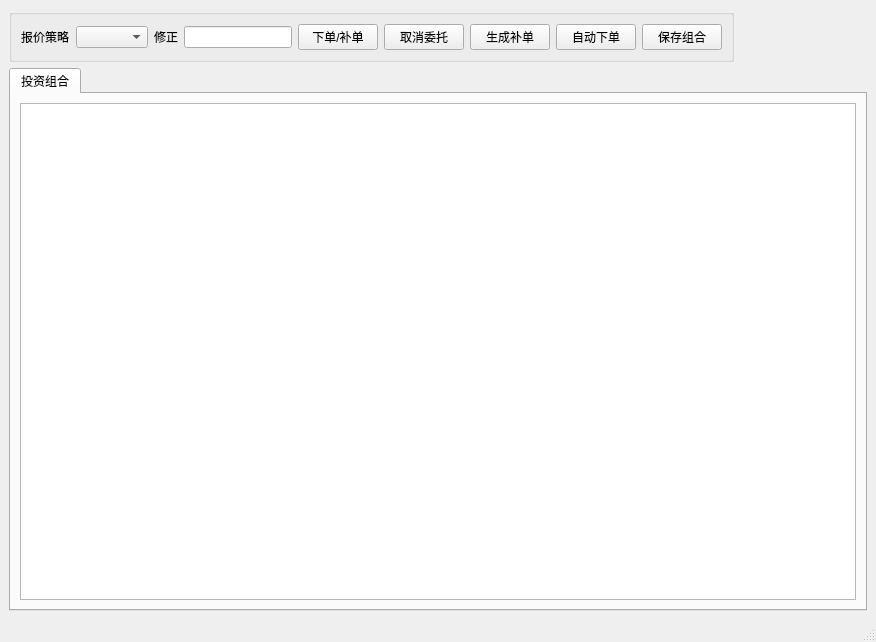
<?xml version="1.0" encoding="UTF-8"?>
<ui version="4.0">
 <class>MainWindow</class>
 <widget class="QMainWindow" name="MainWindow">
  <property name="geometry">
   <rect>
    <x>0</x>
    <y>0</y>
    <width>876</width>
    <height>642</height>
   </rect>
  </property>
  <property name="sizePolicy">
   <sizepolicy hsizetype="Maximum" vsizetype="Maximum">
    <horstretch>0</horstretch>
    <verstretch>0</verstretch>
   </sizepolicy>
  </property>
  <property name="windowTitle">
   <string>EasyTrader</string>
  </property>
  <widget class="QWidget" name="centralwidget">
   <layout class="QGridLayout" name="gridLayout_2">
    <item row="0" column="0">
     <widget class="QGroupBox" name="groupBox">
      <property name="sizePolicy">
       <sizepolicy hsizetype="Fixed" vsizetype="Fixed">
        <horstretch>0</horstretch>
        <verstretch>0</verstretch>
       </sizepolicy>
      </property>
      <property name="title">
       <string/>
      </property>
      <layout class="QGridLayout" name="gridLayout">
       <item row="0" column="0">
        <widget class="QLabel" name="label">
         <property name="text">
          <string>报价策略</string>
         </property>
        </widget>
       </item>
       <item row="0" column="1">
        <widget class="QComboBox" name="pricepolicylist"/>
       </item>
       <item row="0" column="2">
        <widget class="QLabel" name="label_2">
         <property name="text">
          <string>修正</string>
         </property>
        </widget>
       </item>
       <item row="0" column="3">
        <widget class="QLineEdit" name="pricefix">
         <property name="sizePolicy">
          <sizepolicy hsizetype="Minimum" vsizetype="Fixed">
           <horstretch>0</horstretch>
           <verstretch>0</verstretch>
          </sizepolicy>
         </property>
        </widget>
       </item>
       <item row="0" column="4">
        <widget class="QPushButton" name="submitorder">
         <property name="text">
          <string>下单/补单</string>
         </property>
        </widget>
       </item>
       <item row="0" column="5">
        <widget class="QPushButton" name="cancelorder">
         <property name="text">
          <string>取消委托</string>
         </property>
        </widget>
       </item>
       <item row="0" column="7">
        <widget class="QPushButton" name="autosubmit">
         <property name="text">
          <string>自动下单</string>
         </property>
        </widget>
       </item>
       <item row="0" column="6">
        <widget class="QPushButton" name="genbackuporder">
         <property name="text">
          <string>生成补单</string>
         </property>
        </widget>
       </item>
       <item row="0" column="8">
        <widget class="QPushButton" name="saveorder">
         <property name="text">
          <string>保存组合</string>
         </property>
        </widget>
       </item>
      </layout>
     </widget>
    </item>
    <item row="1" column="0">
     <widget class="QTabWidget" name="tabWidget">
      <property name="currentIndex">
       <number>0</number>
      </property>
      <widget class="QWidget" name="tab">
       <attribute name="title">
        <string>投资组合</string>
       </attribute>
       <layout class="QHBoxLayout" name="horizontalLayout">
        <item>
         <widget class="QTableView" name="stock"/>
        </item>
       </layout>
      </widget>
     </widget>
    </item>
   </layout>
  </widget>
  <widget class="QMenuBar" name="menubar">
   <property name="enabled">
    <bool>true</bool>
   </property>
   <property name="geometry">
    <rect>
     <x>0</x>
     <y>0</y>
     <width>876</width>
     <height>19</height>
    </rect>
   </property>
   <property name="nativeMenuBar">
    <bool>true</bool>
   </property>
  </widget>
  <widget class="QStatusBar" name="statusbar"/>
  <action name="import_portfolio">
   <property name="text">
    <string>导入组合</string>
   </property>
  </action>
  <action name="buybatch">
   <property name="text">
    <string>委托买入</string>
   </property>
  </action>
  <action name="prices1">
   <property name="text">
    <string>卖一</string>
   </property>
  </action>
  <action name="prices2">
   <property name="text">
    <string>卖二</string>
   </property>
  </action>
  <action name="pricelatest">
   <property name="text">
    <string>最新价</string>
   </property>
  </action>
  <action name="prices3">
   <property name="text">
    <string>卖三</string>
   </property>
  </action>
  <action name="prices4">
   <property name="text">
    <string>卖四</string>
   </property>
  </action>
  <action name="prices5">
   <property name="text">
    <string>卖五</string>
   </property>
  </action>
  <action name="priceb1">
   <property name="text">
    <string>买一</string>
   </property>
  </action>
  <action name="priceb2">
   <property name="text">
    <string>买二</string>
   </property>
  </action>
  <action name="priceb3">
   <property name="text">
    <string>买三</string>
   </property>
  </action>
  <action name="priceb4">
   <property name="text">
    <string>买四</string>
   </property>
  </action>
  <action name="priceb5">
   <property name="text">
    <string>买五</string>
   </property>
  </action>
  <action name="action_13">
   <property name="text">
    <string>自定义</string>
   </property>
  </action>
 </widget>
 <resources/>
 <connections/>
</ui>
